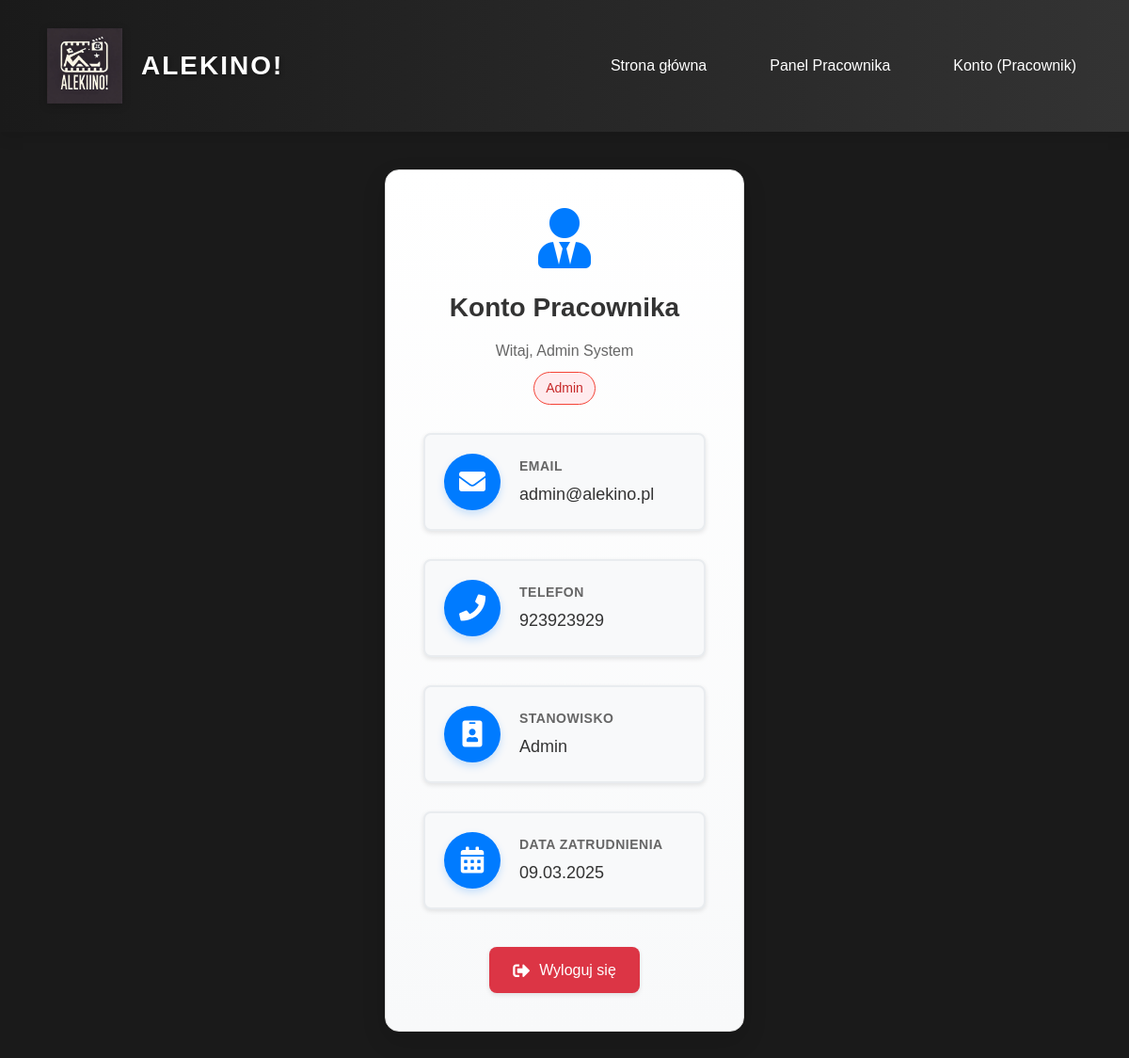
Page /admin/konto_pracownika.php (signed in) on the committed database.
### tables this page shows
CREATE TABLE `pracownicy` (
  `pracownik_id` int(11) NOT NULL,
  `imie` varchar(50) NOT NULL,
  `nazwisko` varchar(50) NOT NULL,
  `email` varchar(100) NOT NULL,
  `telefon` varchar(15) DEFAULT NULL,
  `haslo` varchar(255) NOT NULL,
  `stanowisko` enum('admin','kierownik','pracownik') NOT NULL,
  `data_zatrudnienia` datetime DEFAULT current_timestamp()
);

### admin/konto_pracownika.php (the view, shortened to what this page needs)
<?php
require_once '../konfiguracja/config.php';
$stmt = $db->prepare("SELECT * FROM pracownicy WHERE pracownik_id = ?");
$stmt->execute([$_SESSION['pracownik_id']]);
$pracownik = $stmt->fetch(PDO::FETCH_ASSOC);
?>
<!DOCTYPE html>
<html lang="pl">
<head>
    <link rel="stylesheet" href="../zasoby/css/style.css">
    <link rel="stylesheet" href="https://cdnjs.cloudflare.com/ajax/libs/font-awesome/5.15.4/css/all.min.css">
</head>
<body>
    <header>
        <div class="logo-container">
            <img src="../zdjecia/logo/logo.png" alt="Alekino Logo">
            <h1>Alekino!</h1>
        </div>
        <nav>
            <ul>
                <li><a href="../index.php">Strona główna</a></li>
                <li><a href="panel_pracownika.php">Panel Pracownika</a></li>
                <li><a href="konto_pracownika.php">Konto (Pracownik)</a></li>
            </ul>
        </nav>
    </header>
    <main class="employee-account-container">
        <div class="employee-account-header">
            <i class="fas fa-user-tie"></i>
            <h2>Konto Pracownika</h2>
            <p>Witaj, <?php echo $pracownik['imie'] . ' ' . $pracownik['nazwisko']; ?></p>
            <span class="employee-role-badge <?php echo strtolower($pracownik['stanowisko']); ?>">
                <?php echo ucfirst($pracownik['stanowisko']); ?>
            </span>
        </div>
        <div class="employee-data-container">
            <div class="employee-data-box">
                <div class="employee-data-icon">
                    <i class="fas fa-envelope"></i>
                </div>
                <div class="employee-data-content">
                    <h3>Email</h3>
                    <p><?php echo $pracownik['email']; ?></p>
                </div>
            </div>
            <div class="employee-data-box">
                <div class="employee-data-icon">
                    <i class="fas fa-phone"></i>
                </div>
                <div class="employee-data-content">
                    <h3>Telefon</h3>
                    <p><?php echo $pracownik['telefon'] ?? 'Nie podano'; ?></p>
                </div>
            </div>
            <div class="employee-data-box">
                <div class="employee-data-icon">
                    <i class="fas fa-id-badge"></i>
                </div>
                <div class="employee-data-content">
                    <h3>Stanowisko</h3>
                    <p><?php echo ucfirst($pracownik['stanowisko']); ?></p>
                </div>
            </div>
            <div class="employee-data-box">
                <div class="employee-data-icon">
                    <i class="fas fa-calendar-alt"></i>
                </div>
                <div class="employee-data-content">
                    <h3>Data Zatrudnienia</h3>
                    <p><?php echo date('d.m.Y', strtotime($pracownik['data_zatrudnienia'])); ?></p>
                </div>
            </div>
        </div>
        <div class="employee-account-actions">
            <a href="../autoryzacja/logout.php" class="employee-action-btn secondary">
                <i class="fas fa-sign-out-alt"></i> Wyloguj się
            </a>
        </div>
    </main>
</body>
</html>

### rows in the picture
pracownicy: imie "Admin", nazwisko "System", stanowisko "Admin", email "admin@alekino.pl", telefon "923923929", data_zatrudnienia "09.03.2025"
